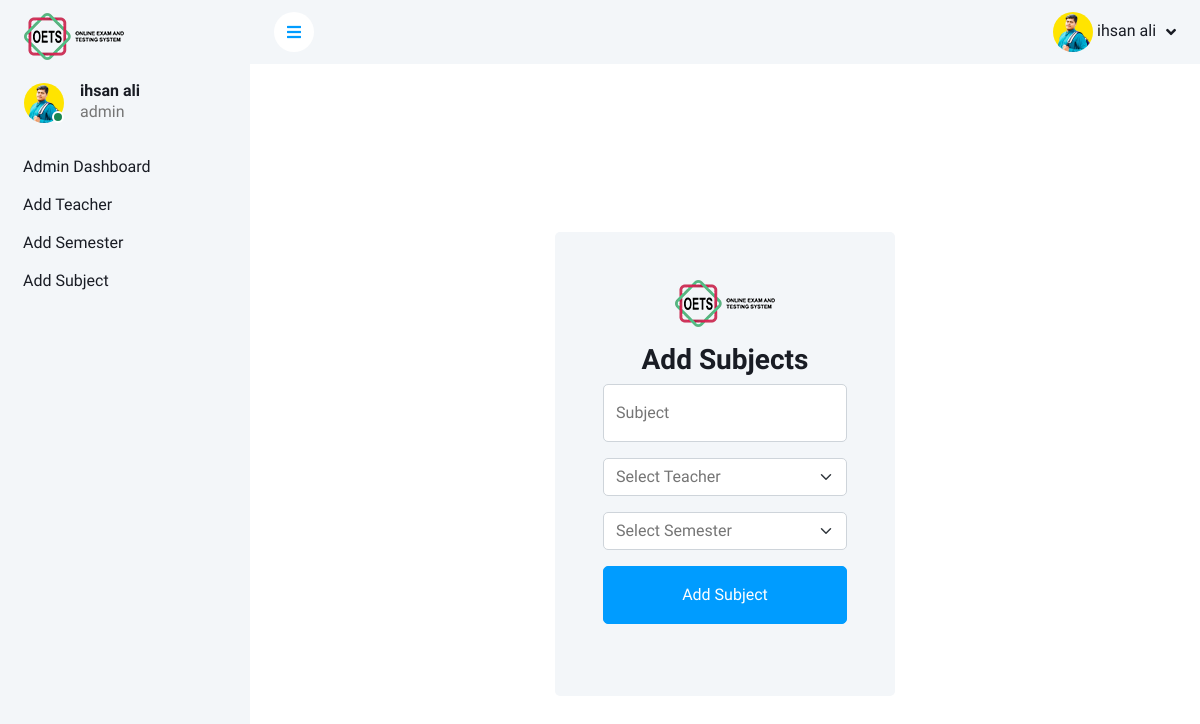
/Admin/add_subjects.php (signed in), run on the app's committed database.
### tables this page shows
CREATE TABLE `users` (
  `user_id` int(11) NOT NULL,
  `name` varchar(255) DEFAULT NULL,
  `email` varchar(255) NOT NULL,
  `username` varchar(50) NOT NULL,
  `password` varchar(255) NOT NULL,
  `is_cheated` enum('yes','no') NOT NULL DEFAULT 'no',
  `is_completed` enum('completed','not_completed') DEFAULT 'not_completed',
  `role_id` int(11) DEFAULT 1,
  `user_photo` blob DEFAULT NULL,
  `exam_id` int(11) NOT NULL,
  `status` enum('active','inactive') NOT NULL DEFAULT 'inactive'
);

CREATE TABLE `roles` (
  `role_id` int(11) NOT NULL,
  `role_name` varchar(50) NOT NULL
);

### Admin/add_subjects.php (the view, shortened to what this page needs)
<?php
include "../db/dbConnection.php";
if($_SESSION['role_id']==1){
    header("location:../Student/student.php");
}elseif($_SESSION['role_id']==3){
    header("location:../Teacher/teacher.php");
}elseif($_SESSION['role_id']==4){
?>
    <!DOCTYPE html>
    <html lang="en">
    <head>
        <link href="https://cdnjs.cloudflare.com/ajax/libs/font-awesome/5.10.0/css/all.min.css" rel="stylesheet">
        <link href="https://cdn.jsdelivr.net/npm/bootstrap-icons@1.4.1/font/bootstrap-icons.css" rel="stylesheet">
        <link href="../lib/owlcarousel/assets/owl.carousel.min.css" rel="stylesheet">
        <link href="../lib/tempusdominus/css/tempusdominus-bootstrap-4.min.css" rel="stylesheet" />
        <link href="../css/bootstrap.min.css" rel="stylesheet">
        <link href="../css/style.css" rel="stylesheet">
    </head>
    <body>
        <div class="container-xxl position-relative bg-white d-flex p-0">
            <?php
            include "../includes/sidebar.php";
            ?>
            <div class="content">
                <?php
                include "../includes/navbar.php";
                ?>
                <div class="container-fluid">
                    <div class="row h-100 align-items-center justify-content-center" style="min-height: 100vh;">
                        <div class="col-12 col-sm-10 col-md-8 col-lg-6 col-xl-5">
                            <div class="bg-light rounded p-4 p-sm-5 my-4 mx-3">
                                <div class="d-flex align-items-center justify-content-center mb-3">
                                    <a href="index.html" class="">
                                        <img src="../img/logo.png" class="w-100" alt="logo">
                                    </a>
                                </div>
                                <h3 class="text-center">Add Subjects</h3>
                                <form method="post" action="<?php echo htmlspecialchars($_SERVER["PHP_SELF"]); ?>">
                                    <div class="form-floating mb-3">
                                        <input type="text" name="subject_name" class="form-control" id="floatingInput" placeholder="Subject">
                                        <label for="floatingInput">Subject</label>
                                    </div>
                                    <select name="teacher" class="form-select mb-3" aria-label="Default select example">
                                        <option selected disabled>Select Teacher</option>
                                    </select>
                                    <select name="semester" class="form-select mb-3" aria-label="Default select example">
                                        <option selected disabled>Select Semester</option>
                                    </select>
                                    <button type="submit" name="submit" class="btn btn-primary py-3 w-100 mb-4">Add Subject</button>
                            </div>
                            <?php
                            die();
                            ?>
<?php
}else{
    header("location:../index.php");
}
?>

### includes/sidebar.php (shortened to what this page needs)
<?php
if (isset($_SESSION['user_id']) && isset($_SESSION['role_id'])) {
    $user_id = $_SESSION['user_id'];
    $sql = "SELECT name, user_photo, role_name FROM users JOIN roles ON users.role_id = roles.role_id WHERE user_id = '$user_id'";
    $result = $conn->query($sql);
    if ($result->num_rows == 1) {
        $row = $result->fetch_assoc();
        $user_name = $row['name'];
        $user_photo = $row['user_photo'];
        $user_role = $row['role_name'];
    }
} else {
    header("Location: index.php");
    exit();
}
?>
<div class="sidebar pe-4 pb-3">
    <nav class="navbar bg-light navbar-light">
        <a href="admin_dashboard.php" class="navbar-brand mx-4 mb-3">
            <img src="../img/logo.png" class="w-100" alt="logo">
        </a>
        <div class="d-flex align-items-center ms-4 mb-4">
            <div class="position-relative">
                <?php if (!empty($user_photo)) { ?>
                    <img class="rounded-circle" src=".<?php echo $user_photo; ?>" alt="User Photo" style="width: 40px; height: 40px;">
                <?php }  ?>
                <div class="bg-success rounded-circle border border-2 border-white position-absolute end-0 bottom-0 p-1"></div>
            </div>
            <div class="ms-3">
                <h6 class="mb-0"><?php echo $user_name; ?></h6>
                <span><?php echo $user_role; ?></span>
            </div>
        </div>
        <div class="navbar-nav w-100">
            <?php
            if ($_SESSION['role_id'] == 4) {
            ?>
                <a href="../Admin/admin.php" class="nav-item nav-link">Admin Dashboard</a>
                <a href="../Admin/add_teacher.php" class="nav-item nav-link">Add Teacher</a>
                <a href="../Admin/add-semester.php" class="nav-item nav-link">Add Semester</a>
                <a href="../Admin/add_subjects.php" class="nav-item nav-link">Add Subject</a>
            <?php
            } else if ($_SESSION['role_id'] == 3) {
            ?>
                <a href="../Teacher/add_exam.php" class="nav-item nav-link">Add Exam</a>
                <a href="../Teacher/add_question.php" class="nav-item nav-link">Add Question</a>
                <a href="../Teacher/add_answer.php" class="nav-item nav-link">Add Answers</a>
                <a href="../Teacher/start_exam.php" class="nav-item nav-link">Start Exam</a>
            <?php
            } else if ($_SESSION['role_id'] == 1) {
            ?>
                <?php
                $getExamCheck = "SELECT exams.*,
                TIMESTAMPDIFF(DAY, CURDATE(), exams.start_datetime) AS days_until_start
            FROM exams
            INNER JOIN (
                SELECT exam_id
                FROM true_false_question
                WHERE is_completed = 'not_completed'
                UNION
                SELECT exam_id
                FROM multiple_choice_questions
                WHERE is_completed = 'not_completed'
                UNION
                SELECT exam_id
                FROM questions
                WHERE is_completed = 'not_completed'
                UNION
                SELECT exam_id
                FROM fill_in_the_blanks
                WHERE is_completed = 'not_completed'
            ) AS incomplete_exams
            ON exams.exam_id = incomplete_exams.exam_id
            WHERE exams.exam_status = 'active'
                AND DATE(exams.start_datetime) = CURDATE();
";
                $isCheated  = "SELECT * FROM users WHERE users.is_cheated = 'no' AND users.is_completed = 'not_completed' AND users.role_id = 1";
                $setuser = mysqli_query($conn, $isCheated);
                $set = mysqli_query($conn, $getExamCheck);
                $row = mysqli_fetch_array($set);
                if (mysqli_num_rows($set) && mysqli_num_rows($setuser) > 0) {
                ?>
                    <a href="../Student/give_exam.php" class="nav-item nav-link">Give Exam</a>
                <?php
                } else {
                ?>
                    <a href="" class="nav-item nav-link disabled">Exam Will Be Soon</a>
                <?php
                }
                ?>
                <?php
                $getUser_id = $_SESSION['user_id'];
                $sql ="
                SELECT users.*
                FROM users
                WHERE users.user_id = 4
                AND (
                    (SELECT COUNT(*) FROM true_false_question WHERE true_false_question.is_completed = 'completed' AND user_id = 4) > 0
                    AND
                    (SELECT COUNT(*) FROM multiple_choice_questions WHERE multiple_choice_questions.is_completed = 'completed' AND user_id = 4) > 0
                    AND
                    (SELECT COUNT(*) FROM fill_in_the_blanks WHERE fill_in_the_blanks.is_completed = 'completed' AND user_id = 4) > 0
                    AND
                    (SELECT COUNT(*) FROM questions WHERE questions.is_completed = 'completed' AND user_id = 4 AND questions.is_right = 'right') > 0
                );
                ";
                $settt = mysqli_query($conn, $sql);
                if (mysqli_num_rows($settt) > 0) {
                ?>
                    <a href="../Student/result.php" class="nav-item nav-link">Get Result</a>
                <?php
                } else {
                ?>
                    <a href="" class="nav-item nav-link disabled">Complete Exams To Get Result</a>
            <?php
                }
            }
            ?>
        </div>
    </nav>
</div>

### includes/navbar.php (shortened to what this page needs)
<?php
if(isset($_SESSION['user_id']) && isset($_SESSION['role_id'])) {
    include_once "head.php";
    $user_id = $_SESSION['user_id'];
    $sql = "SELECT name, user_photo, role_name FROM users JOIN roles ON users.role_id = roles.role_id WHERE user_id = '$user_id'";
    $result = $conn->query($sql);
    if ($result->num_rows == 1) {
        $row = $result->fetch_assoc();
        $user_name = $row['name'];
        $user_photo = $row['user_photo'];
    }
} else {
    header("Location: index.php");
    exit();
}
?>
<nav class="navbar navbar-expand bg-light navbar-light sticky-top px-4 py-0">
                <a href="#" class="sidebar-toggler flex-shrink-0">
                    <i class="fa fa-bars"></i>
                </a>
                <div class="navbar-nav align-items-center ms-auto">
                    <div class="nav-item dropdown">
                        <a href="#" class="nav-link dropdown-toggle" data-bs-toggle="dropdown">
                        <?php if (!empty($user_photo)) { ?>
                    <img class="rounded-circle" src=".<?php echo $user_photo; ?>" alt="User Photo" style="width: 40px; height: 40px;">
                <?php } ?>
                            <span class="d-none d-lg-inline-flex"><?php echo $user_name; ?></span>
                        </a>
                    </div>
                </div>
            </nav>

### css/style.css (style rules this page uses)
:root { --primary: #009CFF; --light: #F3F6F9; --dark: #191C24; }
.btn { transition: .5s; }
.btn.btn-primary { color: #FFFFFF; }
.sidebar { position: fixed; top: 0; left: 0; bottom: 0; width: 250px; height: 100vh; overflow-y: auto; background: var(--light); transition: 0.5s; z-index: 999; }
.content { margin-left: 250px; min-height: 100vh; background: #FFFFFF; transition: 0.5s; }
@media (min-width: 992px) { .sidebar { margin-left: 0; } }
@media (min-width: 992px) { .content { width: calc(100% - 250px); } }
.sidebar .navbar .navbar-nav .nav-link { padding: 7px 20px; color: var(--dark); font-weight: 500; border-left: 3px solid var(--light); border-radius: 0 30px 30px 0; outline: none; }
.content .navbar .navbar-nav .nav-link { margin-left: 25px; padding: 12px 0; color: var(--dark); outline: none; }
.content .navbar .sidebar-toggler, .content .navbar .navbar-nav .nav-link i { width: 40px; height: 40px; display: inline-flex; align-items: center; justify-content: center; background: #FFFFFF; border-radius: 40px; }
.content .navbar .dropdown-toggle::after { margin-left: 6px; vertical-align: middle; border: none; content: "\f107"; font-family: "Font Awesome 5 Free"; font-weight: 900; transition: .5s; }

### data on the page
users: user_photo (picture), name "ihsan ali", role.role_name "admin"
